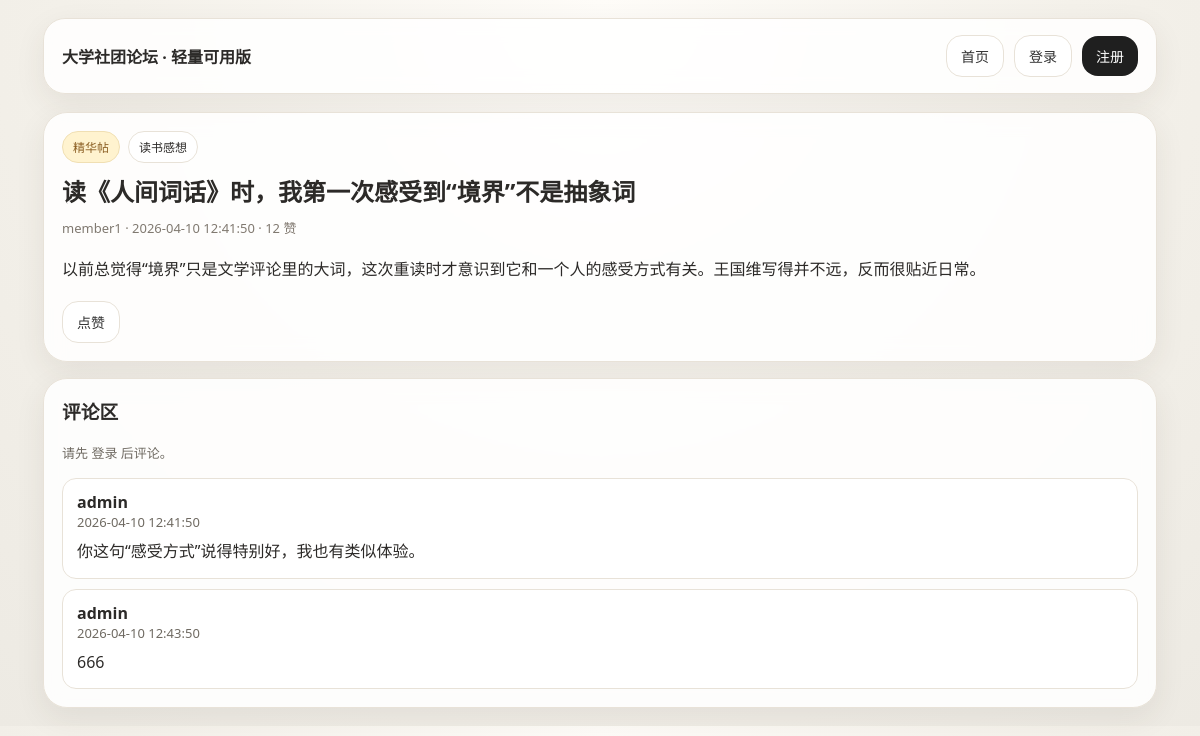
/post/1, run on the app's committed database.
### tables this page shows
CREATE TABLE posts (
        id INTEGER PRIMARY KEY AUTOINCREMENT,
        title TEXT NOT NULL,
        body TEXT NOT NULL,
        section TEXT NOT NULL,
        user_id INTEGER NOT NULL,
        is_featured INTEGER NOT NULL DEFAULT 0,
        is_hidden INTEGER NOT NULL DEFAULT 0,
        likes_count INTEGER NOT NULL DEFAULT 0,
        created_at TIMESTAMP DEFAULT CURRENT_TIMESTAMP,
        FOREIGN KEY(user_id) REFERENCES users(id)
    );

CREATE TABLE users (
        id INTEGER PRIMARY KEY AUTOINCREMENT,
        username TEXT UNIQUE NOT NULL,
        password_hash TEXT NOT NULL,
        role TEXT NOT NULL DEFAULT 'member',
        created_at TIMESTAMP DEFAULT CURRENT_TIMESTAMP
    );

CREATE TABLE comments (
        id INTEGER PRIMARY KEY AUTOINCREMENT,
        post_id INTEGER NOT NULL,
        body TEXT NOT NULL,
        user_id INTEGER NOT NULL,
        is_hidden INTEGER NOT NULL DEFAULT 0,
        created_at TIMESTAMP DEFAULT CURRENT_TIMESTAMP,
        FOREIGN KEY(post_id) REFERENCES posts(id),
        FOREIGN KEY(user_id) REFERENCES users(id)
    );

### app.py (the view, shortened to what this page needs)
@app.route("/post/<int:post_id>", methods=["GET", "POST"])
def post_detail(post_id):
    db = get_db()
    post = db.execute("""
        SELECT p.*, u.username
        FROM posts p JOIN users u ON p.user_id=u.id
        WHERE p.id=? AND p.is_hidden=0
    """, (post_id,)).fetchone()
    if not post:
        flash("帖子不存在或已下架。")
        return redirect(url_for("index"))
    comments = db.execute("""
        SELECT c.*, u.username
        FROM comments c JOIN users u ON c.user_id=u.id
        WHERE c.post_id=? AND c.is_hidden=0
        ORDER BY c.created_at ASC, c.id ASC
    """, (post_id,)).fetchall()
    liked = False
    if session.get("user_id"):
        liked = db.execute("SELECT 1 FROM likes WHERE user_id=? AND post_id=?", (session["user_id"], post_id)).fetchone() is not None
    return render_template("post_detail.html", post=post, comments=comments, liked=liked)

### app.py (called while the page is built)
def get_db():
    if "db" not in g:
        g.db = sqlite3.connect(DB_PATH)
        g.db.row_factory = sqlite3.Row
    return g.db

@app.context_processor
def inject_user():
    return {"current_user": {"id": session.get("user_id"), "username": session.get("username"), "role": session.get("role")}}

### templates/post_detail.html
{% extends "base.html" %}
{% block content %}
<div class="card post">
  <div class="tags">
    {% if post.is_featured %}<span class="tag featured">精华帖</span>{% endif %}
    <span class="tag">{{ post.section }}</span>
  </div>
  <h2 style="margin:0 0 10px;">{{ post.title }}</h2>
  <div class="meta">{{ post.username }} · {{ post.created_at }} · {{ post.likes_count }} 赞</div>
  <p style="line-height:2; white-space:pre-wrap;">{{ post.body }}</p>
  <div class="actions">
    <form method="post" action="{{ url_for('like_post', post_id=post.id) }}">
      <button type="submit" class="btn secondary">{{ '取消点赞' if liked else '点赞' }}</button>
    </form>
  </div>
</div>
<div class="card side-card" style="margin-top:16px;">
  <h3>评论区</h3>
  {% if current_user.id %}
  <form class="stack" method="post">
    <textarea name="body" placeholder="写下你的评论"></textarea>
    <button type="submit">发表评论</button>
  </form>
  {% else %}
  <div class="small">请先 <a href="{{ url_for('login') }}">登录</a> 后评论。</div>
  {% endif %}
  <div style="margin-top:16px;">
    {% for comment in comments %}
      <div class="comment">
        <strong>{{ comment.username }}</strong>
        <div class="small">{{ comment.created_at }}</div>
        <div style="margin-top:6px; line-height:1.8;">{{ comment.body }}</div>
      </div>
    {% else %}
      <div class="small">还没有评论。</div>
    {% endfor %}
  </div>
</div>
{% endblock %}

### templates/base.html (style rules this page uses)
:root { --bg1:#fefcf8; --bg2:#f4f1ea; --bg3:#edeae3; --card:#ffffffdd; --line:#e8e2d8; --text:#2c2a28; --muted:#6f6a62; --green:#1f5a47; --amber:#8b5e22; --stone:#f7f5f1; --shadow:0 10px 30px rgba(63,54,41,.08); --radius:24px; }
* { box-sizing:border-box }
body { margin:0; font-family:"PingFang SC","Microsoft YaHei","Noto Sans SC",system-ui,sans-serif; color:var(--text); background: radial-gradient(circle at top, var(--bg1), var(--bg2), var(--bg3)); }
a { color:inherit;text-decoration:none }
.btn,.btn-link,button { border:none;border-radius:16px;padding:10px 14px;background:#1f1f1f;color:#fff;cursor:pointer;font-size:14px; }
.btn.secondary,.btn-link.secondary { background:#fff;color:#333;border:1px solid var(--line) }
.card { background:var(--card);border:1px solid var(--line);border-radius:var(--radius); box-shadow:var(--shadow);backdrop-filter:blur(10px); }
.post { padding:18px;margin-bottom:14px }
.meta { color:#807970;font-size:13px }
.tags { display:flex;gap:8px;flex-wrap:wrap;margin-bottom:10px }
.tag { display:inline-flex;border-radius:999px;padding:6px 10px;background:#fff;border:1px solid var(--line);font-size:12px }
.tag.featured { background:#fff3cf;color:var(--amber);border-color:#f0dfb3 }
.side-card { padding:18px }
.side-card h3 { margin-top:0 }
.actions { display:flex;gap:10px;flex-wrap:wrap;margin-top:14px }
.comment { padding:12px 14px;background:#fff;border:1px solid var(--line);border-radius:14px;margin-top:10px }
.small { font-size:13px;color:var(--muted) }

### data on the page
posts: section "读书感想", title "读《人间词话》时，我第一次感受到“境界”不是抽象词", created_at "2026-04-10 12:41:50", likes_count "12", body "以前总觉得“境界”只是文学评论里的大词，这次重读时才意识到它和一个人的感受方式有关。王国维写得并不远，反而很贴近日常。"
users: username "member1"
comments: username "admin", created_at "2026-04-10 12:41:50", body "你这句“感受方式”说得特别好，我也有类似体验。"
comments: username "admin", created_at "2026-04-10 12:43:50", body "666"

### other printed values
{{ '取消点赞' if liked else '点赞' }} "点赞"
